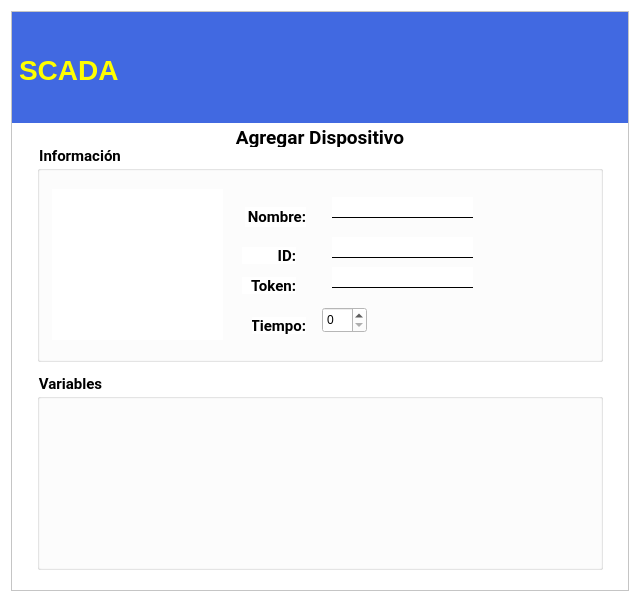
<?xml version="1.0" encoding="UTF-8"?>
<ui version="4.0">
 <class>DispositvoModal</class>
 <widget class="QWidget" name="DispositvoModal">
  <property name="windowModality">
   <enum>Qt::WindowModal</enum>
  </property>
  <property name="geometry">
   <rect>
    <x>0</x>
    <y>0</y>
    <width>640</width>
    <height>602</height>
   </rect>
  </property>
  <property name="sizePolicy">
   <sizepolicy hsizetype="Preferred" vsizetype="Maximum">
    <horstretch>0</horstretch>
    <verstretch>0</verstretch>
   </sizepolicy>
  </property>
  <property name="minimumSize">
   <size>
    <width>640</width>
    <height>520</height>
   </size>
  </property>
  <property name="font">
   <font>
    <family>Noto Serif</family>
    <pointsize>11</pointsize>
    <weight>75</weight>
    <bold>true</bold>
   </font>
  </property>
  <property name="contextMenuPolicy">
   <enum>Qt::NoContextMenu</enum>
  </property>
  <property name="windowTitle">
   <string>Sistema SCADA</string>
  </property>
  <property name="windowIcon">
   <iconset>
    <normaloff>../../../../../.designer/if_16_1751363.ico</normaloff>../../../../../.designer/if_16_1751363.ico</iconset>
  </property>
  <property name="styleSheet">
   <string notr="true">background-color: rgb(255, 255, 255);</string>
  </property>
  <property name="inputMethodHints">
   <set>Qt::ImhSensitiveData</set>
  </property>
  <layout class="QVBoxLayout" name="verticalLayout">
   <item alignment="Qt::AlignTop">
    <widget class="QFrame" name="MainFrame">
     <property name="minimumSize">
      <size>
       <width>360</width>
       <height>520</height>
      </size>
     </property>
     <property name="frameShape">
      <enum>QFrame::StyledPanel</enum>
     </property>
     <property name="frameShadow">
      <enum>QFrame::Raised</enum>
     </property>
     <layout class="QVBoxLayout" name="verticalLayout_2">
      <property name="spacing">
       <number>0</number>
      </property>
      <property name="leftMargin">
       <number>0</number>
      </property>
      <property name="topMargin">
       <number>0</number>
      </property>
      <property name="rightMargin">
       <number>0</number>
      </property>
      <property name="bottomMargin">
       <number>20</number>
      </property>
      <item alignment="Qt::AlignTop">
       <widget class="QFrame" name="TitleFrame">
        <property name="minimumSize">
         <size>
          <width>0</width>
          <height>111</height>
         </size>
        </property>
        <property name="maximumSize">
         <size>
          <width>16777215</width>
          <height>111</height>
         </size>
        </property>
        <property name="frameShape">
         <enum>QFrame::NoFrame</enum>
        </property>
        <property name="frameShadow">
         <enum>QFrame::Plain</enum>
        </property>
        <layout class="QGridLayout" name="gridLayout">
         <property name="leftMargin">
          <number>0</number>
         </property>
         <property name="topMargin">
          <number>0</number>
         </property>
         <property name="rightMargin">
          <number>0</number>
         </property>
         <property name="bottomMargin">
          <number>0</number>
         </property>
         <property name="spacing">
          <number>0</number>
         </property>
         <item row="0" column="0">
          <widget class="QLabel" name="lblUDB">
           <property name="sizePolicy">
            <sizepolicy hsizetype="Maximum" vsizetype="Maximum">
             <horstretch>0</horstretch>
             <verstretch>0</verstretch>
            </sizepolicy>
           </property>
           <property name="minimumSize">
            <size>
             <width>0</width>
             <height>116</height>
            </size>
           </property>
           <property name="maximumSize">
            <size>
             <width>16777215</width>
             <height>116</height>
            </size>
           </property>
           <property name="styleSheet">
            <string notr="true">background-color: rgb(65, 105, 225);
margin:0px;</string>
           </property>
           <property name="frameShape">
            <enum>QFrame::NoFrame</enum>
           </property>
           <property name="text">
            <string/>
           </property>
           <property name="pixmap">
            <pixmap resource="../../resources/resources.qrc">:/source/img/logo.png</pixmap>
           </property>
           <property name="alignment">
            <set>Qt::AlignRight|Qt::AlignTrailing|Qt::AlignVCenter</set>
           </property>
          </widget>
         </item>
         <item row="0" column="2">
          <widget class="QLabel" name="lblSCADA">
           <property name="sizePolicy">
            <sizepolicy hsizetype="Minimum" vsizetype="Maximum">
             <horstretch>0</horstretch>
             <verstretch>0</verstretch>
            </sizepolicy>
           </property>
           <property name="minimumSize">
            <size>
             <width>250</width>
             <height>116</height>
            </size>
           </property>
           <property name="maximumSize">
            <size>
             <width>16777215</width>
             <height>116</height>
            </size>
           </property>
           <property name="font">
            <font>
             <pointsize>21</pointsize>
             <weight>75</weight>
             <bold>true</bold>
            </font>
           </property>
           <property name="autoFillBackground">
            <bool>false</bool>
           </property>
           <property name="styleSheet">
            <string notr="true">color: rgb(255, 255, 0);background-color: rgb(65, 105, 225);
margin:0px;</string>
           </property>
           <property name="text">
            <string>SCADA</string>
           </property>
          </widget>
         </item>
         <item row="0" column="3">
          <widget class="QFrame" name="ExitFrame">
           <property name="sizePolicy">
            <sizepolicy hsizetype="Maximum" vsizetype="Minimum">
             <horstretch>0</horstretch>
             <verstretch>0</verstretch>
            </sizepolicy>
           </property>
           <property name="minimumSize">
            <size>
             <width>0</width>
             <height>116</height>
            </size>
           </property>
           <property name="maximumSize">
            <size>
             <width>16777215</width>
             <height>116</height>
            </size>
           </property>
           <property name="styleSheet">
            <string notr="true">background-color: rgb(65, 105, 225);</string>
           </property>
           <property name="frameShape">
            <enum>QFrame::NoFrame</enum>
           </property>
           <property name="frameShadow">
            <enum>QFrame::Plain</enum>
           </property>
           <property name="lineWidth">
            <number>0</number>
           </property>
           <layout class="QGridLayout" name="gridLayout_4">
            <property name="leftMargin">
             <number>0</number>
            </property>
            <property name="topMargin">
             <number>0</number>
            </property>
            <property name="rightMargin">
             <number>0</number>
            </property>
            <property name="bottomMargin">
             <number>0</number>
            </property>
            <property name="spacing">
             <number>0</number>
            </property>
            <item row="0" column="1">
             <widget class="QPushButton" name="btnExit_2">
              <property name="sizePolicy">
               <sizepolicy hsizetype="Maximum" vsizetype="Maximum">
                <horstretch>0</horstretch>
                <verstretch>0</verstretch>
               </sizepolicy>
              </property>
              <property name="maximumSize">
               <size>
                <width>32</width>
                <height>32</height>
               </size>
              </property>
              <property name="layoutDirection">
               <enum>Qt::RightToLeft</enum>
              </property>
              <property name="text">
               <string/>
              </property>
              <property name="icon">
               <iconset resource="../../resources/resources.qrc">
                <normaloff>:/source/img/Cancelar.png</normaloff>:/source/img/Cancelar.png</iconset>
              </property>
              <property name="iconSize">
               <size>
                <width>24</width>
                <height>24</height>
               </size>
              </property>
              <property name="flat">
               <bool>true</bool>
              </property>
             </widget>
            </item>
            <item row="0" column="0" rowspan="2">
             <widget class="QLabel" name="lblIIE">
              <property name="sizePolicy">
               <sizepolicy hsizetype="Maximum" vsizetype="Preferred">
                <horstretch>0</horstretch>
                <verstretch>0</verstretch>
               </sizepolicy>
              </property>
              <property name="maximumSize">
               <size>
                <width>16777215</width>
                <height>116</height>
               </size>
              </property>
              <property name="styleSheet">
               <string notr="true">background-color: rgb(65, 105, 225);
margin:0px;</string>
              </property>
              <property name="text">
               <string/>
              </property>
              <property name="pixmap">
               <pixmap resource="../../resources/resources.qrc">:/source/img/iiie.png</pixmap>
              </property>
              <property name="scaledContents">
               <bool>false</bool>
              </property>
              <property name="alignment">
               <set>Qt::AlignCenter</set>
              </property>
             </widget>
            </item>
           </layout>
          </widget>
         </item>
        </layout>
       </widget>
      </item>
      <item alignment="Qt::AlignTop">
       <widget class="QLabel" name="lblTitle">
        <property name="sizePolicy">
         <sizepolicy hsizetype="Minimum" vsizetype="Maximum">
          <horstretch>0</horstretch>
          <verstretch>0</verstretch>
         </sizepolicy>
        </property>
        <property name="minimumSize">
         <size>
          <width>0</width>
          <height>24</height>
         </size>
        </property>
        <property name="maximumSize">
         <size>
          <width>16777215</width>
          <height>51</height>
         </size>
        </property>
        <property name="font">
         <font>
          <family>Roboto</family>
          <pointsize>14</pointsize>
          <weight>75</weight>
          <bold>true</bold>
         </font>
        </property>
        <property name="styleSheet">
         <string notr="true">margin-top:5px;</string>
        </property>
        <property name="text">
         <string>Agregar Dispositivo</string>
        </property>
        <property name="alignment">
         <set>Qt::AlignCenter</set>
        </property>
       </widget>
      </item>
      <item>
       <widget class="QGroupBox" name="groupBox">
        <property name="minimumSize">
         <size>
          <width>0</width>
          <height>215</height>
         </size>
        </property>
        <property name="font">
         <font>
          <family>Roboto</family>
          <pointsize>11</pointsize>
          <weight>75</weight>
          <bold>true</bold>
         </font>
        </property>
        <property name="styleSheet">
         <string notr="true">QGroupBox{margin-left:25px;margin-right:25px;}
QGroupBox::title{top:0;}</string>
        </property>
        <property name="title">
         <string>Información</string>
        </property>
        <property name="alignment">
         <set>Qt::AlignLeading|Qt::AlignLeft|Qt::AlignVCenter</set>
        </property>
        <property name="flat">
         <bool>false</bool>
        </property>
        <widget class="QLabel" name="lblImagen">
         <property name="geometry">
          <rect>
           <x>40</x>
           <y>42</y>
           <width>171</width>
           <height>151</height>
          </rect>
         </property>
         <property name="text">
          <string/>
         </property>
         <property name="pixmap">
          <pixmap resource="../../resources/resources.qrc">:/source/img/NoImage.png</pixmap>
         </property>
         <property name="scaledContents">
          <bool>true</bool>
         </property>
        </widget>
        <widget class="QLineEdit" name="txtUsuario">
         <property name="geometry">
          <rect>
           <x>320</x>
           <y>50</y>
           <width>141</width>
           <height>21</height>
          </rect>
         </property>
         <property name="styleSheet">
          <string notr="true">border-bottom:1px solid black;border-top:none;</string>
         </property>
        </widget>
        <widget class="QLineEdit" name="txtUsuario_2">
         <property name="geometry">
          <rect>
           <x>320</x>
           <y>90</y>
           <width>141</width>
           <height>21</height>
          </rect>
         </property>
         <property name="styleSheet">
          <string notr="true">border-bottom:1px solid black;border-top:none;</string>
         </property>
        </widget>
        <widget class="QLineEdit" name="txtUsuario_3">
         <property name="geometry">
          <rect>
           <x>320</x>
           <y>120</y>
           <width>141</width>
           <height>21</height>
          </rect>
         </property>
         <property name="styleSheet">
          <string notr="true">border-bottom:1px solid black;border-top:none;</string>
         </property>
        </widget>
        <widget class="QSpinBox" name="spinBox">
         <property name="geometry">
          <rect>
           <x>310</x>
           <y>160</y>
           <width>45</width>
           <height>26</height>
          </rect>
         </property>
        </widget>
        <widget class="QLabel" name="label">
         <property name="geometry">
          <rect>
           <x>233</x>
           <y>60</y>
           <width>61</width>
           <height>20</height>
          </rect>
         </property>
         <property name="font">
          <font>
           <family>Roboto</family>
           <pointsize>11</pointsize>
           <weight>75</weight>
           <bold>true</bold>
          </font>
         </property>
         <property name="text">
          <string>Nombre:</string>
         </property>
         <property name="alignment">
          <set>Qt::AlignRight|Qt::AlignTrailing|Qt::AlignVCenter</set>
         </property>
        </widget>
        <widget class="QLabel" name="label_2">
         <property name="geometry">
          <rect>
           <x>230</x>
           <y>100</y>
           <width>54</width>
           <height>17</height>
          </rect>
         </property>
         <property name="font">
          <font>
           <family>Roboto</family>
           <pointsize>11</pointsize>
           <weight>75</weight>
           <bold>true</bold>
          </font>
         </property>
         <property name="text">
          <string>ID:</string>
         </property>
         <property name="alignment">
          <set>Qt::AlignRight|Qt::AlignTrailing|Qt::AlignVCenter</set>
         </property>
        </widget>
        <widget class="QLabel" name="label_3">
         <property name="geometry">
          <rect>
           <x>230</x>
           <y>130</y>
           <width>54</width>
           <height>17</height>
          </rect>
         </property>
         <property name="font">
          <font>
           <family>Roboto</family>
           <pointsize>11</pointsize>
           <weight>75</weight>
           <bold>true</bold>
          </font>
         </property>
         <property name="text">
          <string>Token:</string>
         </property>
         <property name="alignment">
          <set>Qt::AlignRight|Qt::AlignTrailing|Qt::AlignVCenter</set>
         </property>
        </widget>
        <widget class="QLabel" name="label_4">
         <property name="geometry">
          <rect>
           <x>240</x>
           <y>170</y>
           <width>54</width>
           <height>17</height>
          </rect>
         </property>
         <property name="font">
          <font>
           <family>Roboto</family>
           <pointsize>11</pointsize>
           <weight>75</weight>
           <bold>true</bold>
          </font>
         </property>
         <property name="text">
          <string>Tiempo:</string>
         </property>
         <property name="alignment">
          <set>Qt::AlignRight|Qt::AlignTrailing|Qt::AlignVCenter</set>
         </property>
        </widget>
       </widget>
      </item>
      <item>
       <spacer name="horizontalSpacer">
        <property name="orientation">
         <enum>Qt::Horizontal</enum>
        </property>
        <property name="sizeType">
         <enum>QSizePolicy::MinimumExpanding</enum>
        </property>
        <property name="sizeHint" stdset="0">
         <size>
          <width>40</width>
          <height>20</height>
         </size>
        </property>
       </spacer>
      </item>
      <item>
       <widget class="QGroupBox" name="groupBox_2">
        <property name="minimumSize">
         <size>
          <width>0</width>
          <height>195</height>
         </size>
        </property>
        <property name="font">
         <font>
          <family>Roboto</family>
          <pointsize>11</pointsize>
          <weight>75</weight>
          <bold>true</bold>
         </font>
        </property>
        <property name="styleSheet">
         <string notr="true">QGroupBox{margin-left:25px;margin-right:25px;}
QGroupBox::title{top:0;}</string>
        </property>
        <property name="title">
         <string>Variables</string>
        </property>
       </widget>
      </item>
     </layout>
    </widget>
   </item>
  </layout>
 </widget>
 <resources>
  <include location="../../resources/resources.qrc"/>
  <include location="../../resources/resources.qrc"/>
  <include location="../../resources/resources.qrc"/>
 </resources>
 <connections/>
</ui>
